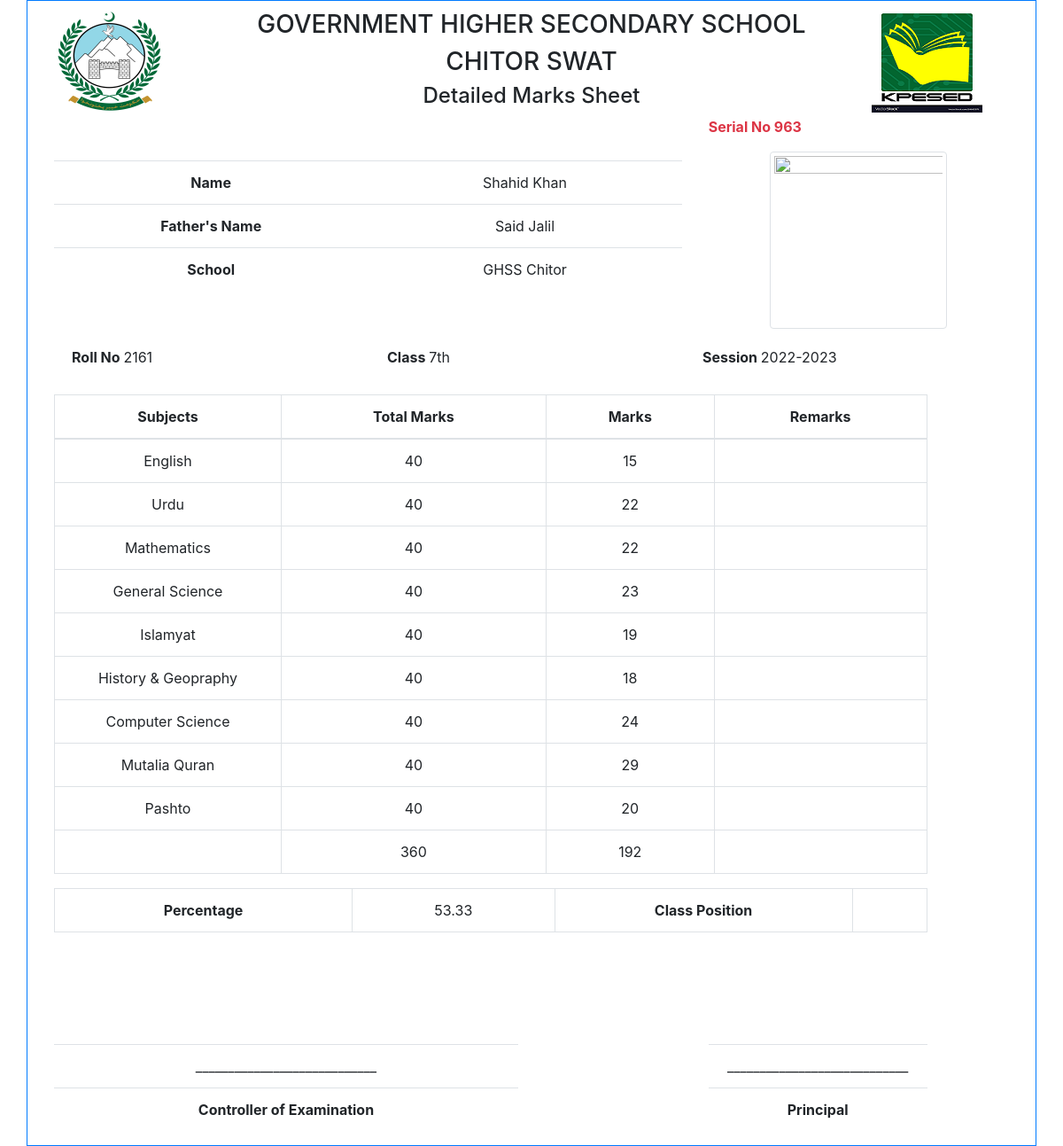
The app's page /dmc.php?rollno=2161 with its own data.
### tables this page shows
CREATE TABLE `marks` (
  `Serial_No` int(11) NOT NULL,
  `Roll_No` int(11) NOT NULL,
  `English_Marks` int(11) NOT NULL DEFAULT 0,
  `Urdu_Marks` int(11) NOT NULL DEFAULT 0,
  `Maths_Marks` int(11) NOT NULL DEFAULT 0,
  `Science_Marks` int(11) NOT NULL DEFAULT 0,
  `Hpe_Marks` int(11) NOT NULL DEFAULT 0,
  `Nazira_Marks` int(11) NOT NULL DEFAULT 0,
  `History_Marks` int(11) NOT NULL DEFAULT 0,
  `Drawing_Marks` int(11) NOT NULL DEFAULT 0,
  `Islamyat_Marks` int(11) NOT NULL DEFAULT 0,
  `Computer_Marks` int(11) NOT NULL DEFAULT 0,
  `Arabic_Marks` int(11) NOT NULL DEFAULT 0,
  `Mutalia_Marks` int(11) NOT NULL DEFAULT 0,
  `Qirat_Marks` int(11) NOT NULL DEFAULT 0,
  `Pashto_Marks` int(3) NOT NULL DEFAULT 0,
  `Social_Marks` int(3) NOT NULL DEFAULT 0,
  `Biology_Marks` int(3) NOT NULL DEFAULT 0,
  `Chemistry_Marks` int(3) NOT NULL DEFAULT 0,
  `Physics_Marks` int(3) NOT NULL DEFAULT 0
);

CREATE TABLE `students_info` (
  `Roll_No` int(11) NOT NULL,
  `Name` varchar(100) NOT NULL,
  `FName` varchar(100) NOT NULL,
  `Dob` date DEFAULT NULL,
  `Mobile_No` varchar(12) NOT NULL DEFAULT '03',
  `Admission_Date` date DEFAULT NULL,
  `Admission_No` int(6) DEFAULT NULL,
  `Father_Cnic` varchar(15) DEFAULT NULL,
  `Student_Form_B` varchar(15) DEFAULT NULL,
  `School` varchar(200) NOT NULL DEFAULT 'GHSS CHITOR',
  `Class` enum('5th','6th A','6th B','7th','8th A','8th B','8th','10th A','10th B','9th A','9th B','6th','7th A','7th B','4th','11th') NOT NULL,
  `Class_Position` varchar(20) DEFAULT NULL,
  `Status` int(11) NOT NULL DEFAULT 1
);

### dmc.php (the view, shortened to what this page needs)
<?php
require_once 'sand_box.php';
if (isset($_GET['rollno'])) {
    $link=connect();
    $rollno=$_GET['rollno'];
    $q="SELECT Roll_No,Name,FName,Class,School,Class_Position FROM students_info WHERE Roll_No=".$rollno;
    $qr=mysqli_query($link, $q) or die('Error:'. mysqli_error($link));
    $qra=mysqli_fetch_assoc($qr);
    $Roll_No = $qra['Roll_No'];
    $Name = $qra['Name'];
    $Father_Name = $qra['FName'];
    $Class_Name = $qra['Class'];
    $School_Name = $qra['School'];
    $Class_Position = $qra['Class_Position'];
    $q2="SELECT * FROM marks WHERE Roll_No=".$Roll_No;
    $qr2=mysqli_query($link, $q2);
    $qra2=mysqli_fetch_assoc($qr2);
    $English_Marks= $qra2['English_Marks'];
    $Urdu_Marks= $qra2['Urdu_Marks'];
    $Maths_Marks= $qra2['Maths_Marks'];
    $Science_Marks= $qra2['Science_Marks'];
    $Hpe_Marks= $qra2['Hpe_Marks'];
    $Nazira_Marks= $qra2['Nazira_Marks'];
    $History_Marks= $qra2['History_Marks'];
    $Drawing_Marks= $qra2['Drawing_Marks'];
    $Islamyat_Marks= $qra2['Islamyat_Marks'];
    $Computer_Marks= $qra2['Computer_Marks'];
    $Arabic_Marks= $qra2['Arabic_Marks'];
    $Mutalia_Marks= $qra2['Mutalia_Marks'];
    $Qirat_Marks= $qra2['Qirat_Marks'];
    $Pashto_Marks= $qra2['Pashto_Marks'];
    $Social_Marks= $qra2['Social_Marks'];
    $Biology_Marks= $qra2['Biology_Marks'];
    $Chemistry_Marks= $qra2['Chemistry_Marks'];
    $Physics_Marks= $qra2['Physics_Marks'];
    $Obtained_Marks=Change_Absent_tozero($English_Marks) +
    Change_Absent_tozero($Urdu_Marks) +
    Change_Absent_tozero($Maths_Marks) +
    Change_Absent_tozero($Science_Marks) +
    Change_Absent_tozero($Hpe_Marks) +
    Change_Absent_tozero($Nazira_Marks) +
    Change_Absent_tozero($History_Marks) +
    Change_Absent_tozero($Drawing_Marks) +
    Change_Absent_tozero($Islamyat_Marks) +
    Change_Absent_tozero($Computer_Marks) +
    Change_Absent_tozero($Arabic_Marks) +
    Change_Absent_tozero($Mutalia_Marks) +
    Change_Absent_tozero($Qirat_Marks) +
    Change_Absent_tozero($Pashto_Marks) +
    Change_Absent_tozero($Social_Marks) +
    Change_Absent_tozero($Biology_Marks) +
    Change_Absent_tozero($Chemistry_Marks) +
    Change_Absent_tozero($Physics_Marks);
    $All_Subjects_Total_Marks=-1;
    if ($Class_Name=="5th" OR $Class_Name=="5th A" OR $Class_Name=="5th B" ) {
      $All_Subjects_Total_Marks = class_total_marks($link,$Class_Name);
    } else if ($Class_Name=="6th" OR $Class_Name=="6th A" OR $Class_Name=="6th B") {
      $All_Subjects_Total_Marks = class_total_marks($link,$Class_Name);
    } else if ($Class_Name=="7th" OR $Class_Name=="7th A" OR $Class_Name=="7th B") {
      $All_Subjects_Total_Marks = class_total_marks($link,$Class_Name);
    } else if ($Class_Name=="8th" OR $Class_Name=="8th A" OR $Class_Name=="8th B") {
      $All_Subjects_Total_Marks = class_total_marks($link,$Class_Name);
    } else if ($Class_Name=="9th" OR $Class_Name=="9th A" OR $Class_Name=="9th B") {
      $All_Subjects_Total_Marks = class_total_marks($link,$Class_Name);
    } else if ($Class_Name=="10th" OR $Class_Name=="10th A" OR $Class_Name=="10th B") {
      $All_Subjects_Total_Marks = class_total_marks($link,$Class_Name);
    } else {
      $All_Subjects_Total_Marks=-1;
        $subject_array ="not a class";
    }
    $Percentage=round(($Obtained_Marks * 100)/$All_Subjects_Total_Marks, 2);
    $Serial_No= $qra2['Serial_No'];
} else {
    echo "Please Enter Roll No";
    exit;
}
?>
</head>
<body>
<div class="container border border-primary">
  <div class="container">
    <div class="row" style="margin-top:10px;">
      <div class="col-md-2">
        <img src="images/khyber.png"
              class="img img-fluid"
              alt="khyberlogo"
              height="auto" >
      </div>
      <div class="col-md-8">
        <h3 class="text-center text-uppercase">
          Government Higher Secondary School
        </h3>
        <h3 class="text-center text-uppercase">Chitor Swat </h3>
        <h4 class="text-center">Detailed Marks Sheet</h4>
      </div>
      <div class="col-md-2">
        <img src="images/kpesed.png"
             alt="booklogo"
             height="auto"
             class="img img-fluid">
      </div>
    </div>
  </div>
  <div class="container">
    <div class="row">
      <div class="col-md-8">
      </div>
      <div class="col-md-3">
        <p class="font-weight-bold text-danger">
            Serial No
          <?php echo $Serial_No; ?>
        </p>
      </div>
      <div class="col-md-1">
      </div>
    </div>
  </div>
    <div class="container">
      <div class="row">
        <div class="col-md-8">
          <table class=" table">
            <tr>
              <td>
                <span class="font-weight-bold"> Name </span> </td>
              <td> <?php echo $Name;  ?> </td>
            </tr>
            <tr>
              <td>
                <span class="font-weight-bold"> Father's Name </span></td>
                <td> <?php echo $Father_Name;  ?></td>
            </tr>
            <tr>
              <td>
                <span class="font-weight-bold"> School </span> </td>
                <td><?php echo $School_Name;?> </td>
            </tr>
        </table>
        </div>
        <div class="col-md-4">
            <center>
              <img src="pictures/<?php echo $rollno ?>.png"
                  class="img-fluid; max-width:50%; height: auto; img-thumbnail"
                  width="200"
                  height="200">
            </center>
        </div>
      </div>
    </div>
  <div class="container">
    <div class="row" style="padding:20px">
      <div class="col-md-4">
        <span class="font-weight-bold"> Roll No </span>
        <span> <?php echo $Roll_No;  ?> </span>
      </div>
      <div class="col-md-4">
        <span class="font-weight-bold"> Class </span>
        <?php echo $Class_Name;?>
      </div>
      <div class="col-md-4">
          <span class="font-weight-bold"> Session </span>
          <?php echo  date('Y')-1 . "-" ;
                echo date('Y');
          ?>
      </div>
    </div>
  </div>
<?php
$Total_Marks['English']=subject_total_marks($link,$Class_Name,"English");
$Total_Marks['Urdu']=subject_total_marks($link,$Class_Name,"Urdu");
$Total_Marks['Maths']=subject_total_marks($link,$Class_Name,"Maths");
$Total_Marks['Hpe']=subject_total_marks($link,$Class_Name,"Hpe");
$Total_Marks['Nazira']=subject_total_marks($link,$Class_Name,"Nazira");
$Total_Marks['Science']=subject_total_marks($link,$Class_Name,"General Science");
$Total_Marks['Arabic']=subject_total_marks($link,$Class_Name,"Arabic");
$Total_Marks['Islamyat']=subject_total_marks($link,$Class_Name,"Islamyat");
$Total_Marks['History']=subject_total_marks($link,$Class_Name,"History And Geography");
$Total_Marks['Social']=subject_total_marks($link,$Class_Name,"Social Study");
$Total_Marks['Social']=subject_total_marks($link,$Class_Name,"Pak Study");
$Total_Marks['Computer']=subject_total_marks($link,$Class_Name,"Computer Science");
$Total_Marks['Mutalia']=subject_total_marks($link,$Class_Name,"Mutalia Quran");
$Total_Marks['Qirat']=subject_total_marks($link,$Class_Name,"Qirat");
$Total_Marks['Drawing']=subject_total_marks($link,$Class_Name,"Drawing");
$Total_Marks['Pashto']=subject_total_marks($link,$Class_Name,"Pashto");
$Total_Marks['Physics']=subject_total_marks($link,$Class_Name,"Physics");
$Total_Marks['Chemistry']=subject_total_marks($link,$Class_Name,"Chemistry");
$Total_Marks['Biology']=subject_total_marks($link,$Class_Name,"Biology");
?>
  <div class="container">
    <div class="row">
        <div class="col-md-11">
          <table class="table table-bordered">
            <thead>
              <th>
                Subjects
              </th>
              <th>
                Total Marks
              </th>
              <th>
                Marks
              </th>
              <th>
                Remarks
              </th>
            </thead>
            <tbody>
              <tr>
                <?php if (Check_Subject_For_Class($link,$Class_Name,"English")) { ?>
                <td>English</td> <td> <?php echo $Total_Marks['English']; ?> </td><td> <?php echo Show_absent($English_Marks);  ?></td>  <td> </td>
              </tr>
              <?php }?>
              <?php if (Check_Subject_For_Class($link, $Class_Name, "Urdu")) { ?>
              <tr>
                <td>Urdu</td> <td> <?php echo $Total_Marks['Urdu']; ?> </td><td> <?php echo Show_absent($Urdu_Marks);  ?></td>  <td> </td>
              </tr>
              <?php }?>
              <?php if (Check_Subject_For_Class($link,$Class_Name, "Maths")) { ?>
                <tr>
                <td>Mathematics</td> <td> <?php echo $Total_Marks['Maths']; ?> </td><td> <?php echo Show_absent($Maths_Marks);  ?></td>  <td> </td>
              </tr>
              <?php }?>
              <tr>
              <?php if (Check_Subject_For_Class($link,$Class_Name, "General Science")) { ?>
              <tr>
                <td>General Science</td> <td> <?php echo $Total_Marks['Science']; ?> </td><td> <?php echo Show_absent($Science_Marks);  ?></td>  <td> </td>
              </tr>
              <?php }?>
              <?php if (Check_Subject_For_Class($link,$Class_Name, "Islamyat")) { ?>
              <tr>
                <td>Islamyat</td> <td> <?php echo $Total_Marks['Islamyat']; ?> </td><td> <?php echo Show_absent($Islamyat_Marks);  ?></td>  <td> </td>
              </tr>
              <?php }?>
              <?php if (Check_Subject_For_Class($link,$Class_Name, "History and Geography")) { ?>
                <tr>
                <td>History & Geopraphy</td> <td> <?php echo $Total_Marks['History']; ?> </td><td> <?php echo Show_absent($History_Marks);  ?></td>  <td> </td>
              </tr>
              <?php }?>
              <?php if (Check_Subject_For_Class($link,$Class_Name, "Computer Science")) { ?>
              <tr>
                <td>Computer Science</td> <td> <?php echo $Total_Marks['Computer']; ?> </td><td> <?php echo Show_absent($Computer_Marks);  ?></td>  <td> </td>
              </tr>
              <?php }?>
              <?php if (Check_Subject_For_Class($link,$Class_Name, "Mutalia Quran")) { ?>
              <tr>
                <td>Mutalia Quran</td> <td> <?php echo $Total_Marks['Mutalia']; ?> </td><td> <?php echo Show_absent($Mutalia_Marks);  ?></td>  <td> </td>
              </tr>
              <?php }?>
              <tr>
              <?php if (Check_Subject_For_Class($link,$Class_Name, "Pashto")) { ?>
              <tr>
            <td>Pashto</td> <td> <?php echo $Total_Marks['Pashto']; ?> </td><td> <?php echo Show_absent($Pashto_Marks);  ?></td>  <td> </td>
            </tr>
            <?php }?>
            <tr>
            <tr>
            <tr>
              <tr>
                <td></td> <td> <?php echo $All_Subjects_Total_Marks;  ?></td><td> <?php echo $Obtained_Marks;  ?></td>  <td> </td>
              </tr>
            </tbody>
          </table>
          <table class="table table-bordered" style="margin-top:10px ">
            <tr>
                  <td> <span class="font-weight-bold">Percentage </span> </td>       <td> <?php echo $Percentage;  ?> </td>
                  <td> <span class="font-weight-bold"> Class Position </span> </td> <td> <?php echo $Class_Position;  ?> </td>
            </tr>
          </table>
        </div>
      <div class="col-md-1">
      </div>
</div>
</div>
<div class="container" style="margin-top:100px ">
<div class="row">
          <div class="col-md-6">
            <table class="table">
              <tr> <td> ____________________________ </td> </tr>
              <tr> <td><span class="font-weight-bold"> Controller of Examination</span> </td> </tr>
            </table>
          </div>
          <div class="col-md-2">
          </div>
          <div class="col-md-3">
            <table class="table">
              <tr> <td>____________________________  </td> </tr>
              <tr> <td><span class="font-weight-bold" > Principal</span> </td> </tr>
            </table>
          </div>
          <div class="col-md-1">
          </div>
       </div>
  </div>
</div>

### css/style.css (style rules this page uses)
table { text-align: center; margin: 10px auto; width: 90%; }
table td { max-width: 100px; }
h4 { text-align: center; }
.text-center { text-align: center; }

### records on screen
marks: Serial_No "963", English_Marks "15", Urdu_Marks "22", Maths_Marks "22", Science_Marks "23", Islamyat_Marks "19", History_Marks "18", Computer_Marks "24", Mutalia_Marks "29", Pashto_Marks "20", Obtained_Marks "192", Percentage "53.33"
students_info: Name "Shahid Khan", FName "Said Jalil", School "GHSS Chitor", Roll_No "2161", Class "7th"

### other values on screen
$Total_Marks['English'] "40"
$Total_Marks['Urdu'] "40"
$Total_Marks['Maths'] "40"
$Total_Marks['Science'] "40"
$Total_Marks['Islamyat'] "40"
$Total_Marks['History'] "40"
$Total_Marks['Computer'] "40"
$Total_Marks['Mutalia'] "40"
$Total_Marks['Pashto'] "40"
$All_Subjects_Total_Marks "360"
